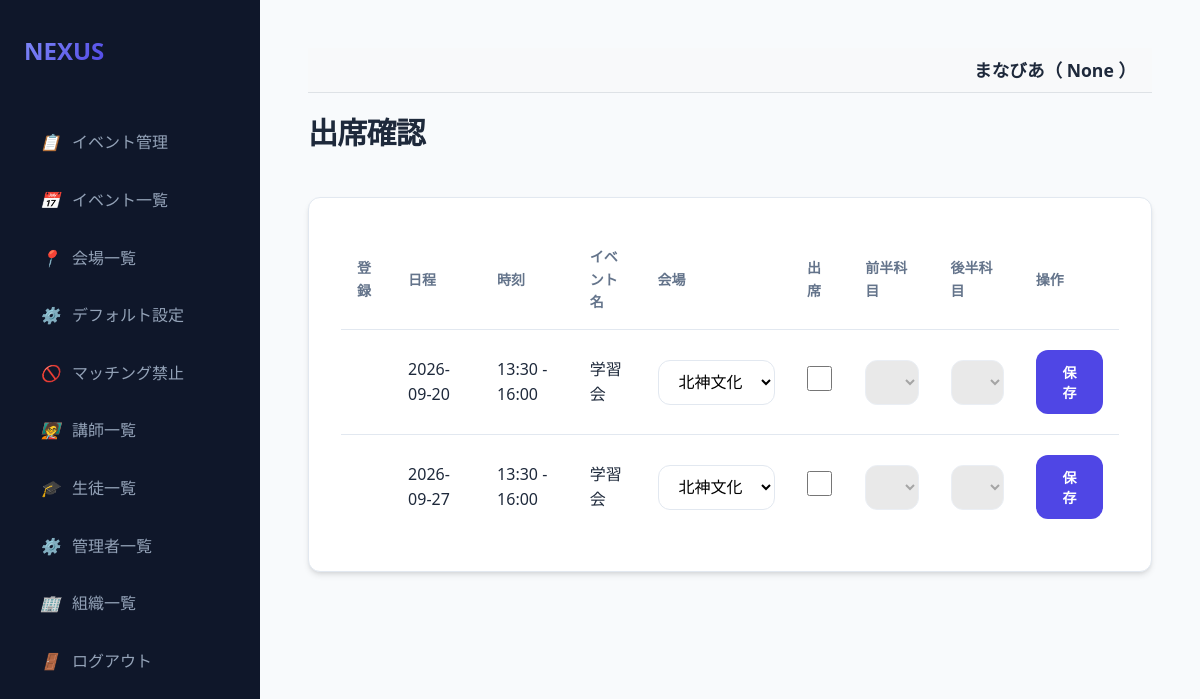
Before: /student/dashboard (signed in) with the older database file.
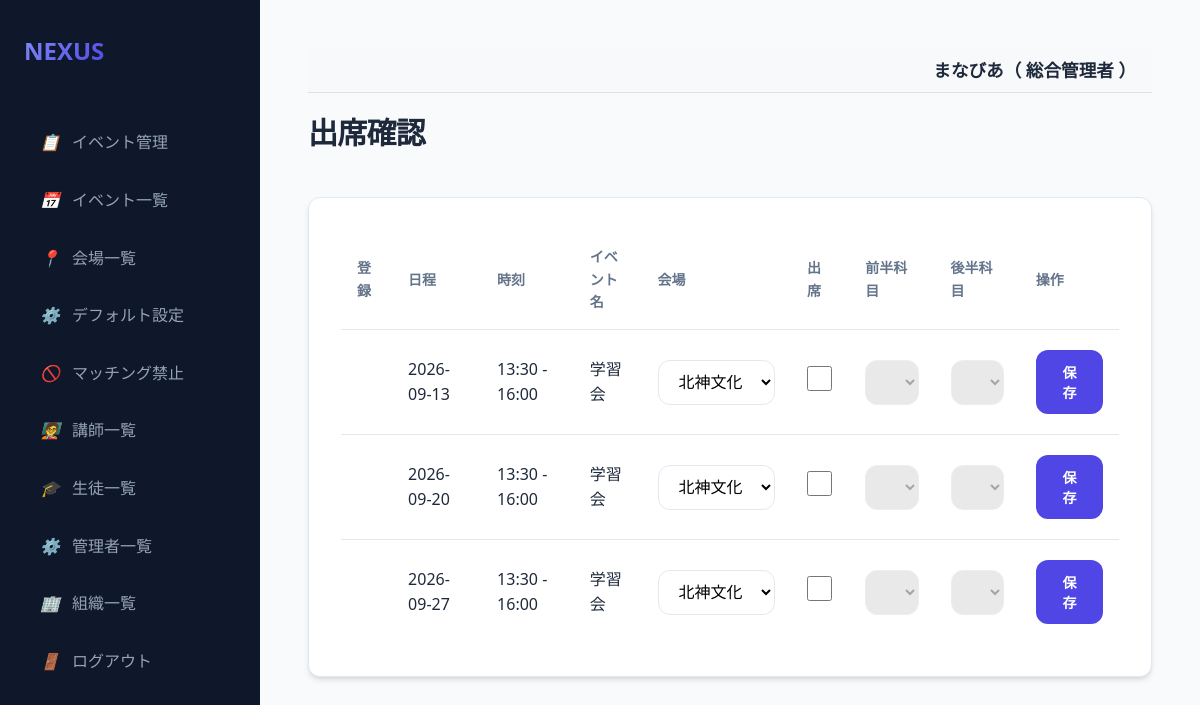
After: the same page with the newer database file.
### models.py (models this page shows, shortened)
class User(db.Model):
    id = db.Column(db.Integer, primary_key=True)
    username = db.Column(db.String(50), unique=True, nullable=False)
    name = db.Column(db.String(50), nullable=True)
    password_hash = db.Column(db.String(128), nullable=False)
    is_admin = db.Column(db.Boolean, default=False)
    is_super_admin = db.Column(db.Boolean, default=False)
    is_org_admin = db.Column(db.Boolean, default=False)
    organization_id = db.Column(db.Integer, db.ForeignKey('organization.id'), nullable=True)
    organization = db.relationship('Organization', backref='users')
    teacher_record = db.relationship('Teacher', back_populates='user', uselist=False)
    student_record = db.relationship('Student', back_populates='user', uselist=False)

class Event(db.Model):
    id = db.Column(db.Integer, primary_key=True)
    date = db.Column(db.DateTime, nullable=False)
    name = db.Column(db.String(100), nullable=False)
    organization_id = db.Column(db.Integer, db.ForeignKey('organization.id'), nullable=False)
    organization = db.relationship('Organization')
    venues = db.relationship('Venue', secondary=event_venue, backref='events')
    teacher_start = db.Column(db.String(5), nullable=False)
    teacher_end = db.Column(db.String(5), nullable=False)
    student_start = db.Column(db.String(5), nullable=False)
    student_end = db.Column(db.String(5), nullable=False)
    publish_to = db.Column(db.String(20), default='両方')
    status = db.Column(db.String(20), default='公開前')

### app.py (the view)
@app.route('/student/dashboard', methods=['GET'])
@login_required
def student_dashboard():
    user = User.query.get(session['user_id'])
    org_id = user.organization_id
    events = Event.query.filter(Event.organization_id == org_id,
                                Event.status.in_(['実施前', '実施']),
                                Event.publish_to.in_(['両方', '生徒'])).order_by(Event.date).all()
    venues = Venue.query.filter_by(organization_id=org_id).all()
    all_attendances = {a.event_id: a for a in EventAttendance.query.filter_by(user_id=session['user_id']).all()}
    return render_template('student_dashboard.html', events=events, venues=venues, all_attendances=all_attendances)

### app.py (called while the page is built)
def login_required(f):
    @wraps(f)
    def decorated_function(*args, **kwargs):
        if 'user_id' not in session:
            return redirect(url_for('login'))
        return f(*args, **kwargs)
    return decorated_function

@app.context_processor
def inject_user():
    user = None
    if 'user_id' in session:
        user = User.query.get(session['user_id'])
    return dict(current_user=user)

### templates/student_dashboard.html (shortened to what this page needs)
{% extends "base.html" %}
{% block content %}
<div class="header">
    <h1>出席確認</h1>
</div>
<div class="card">
    <div class="table-container">
        <table>
            <thead>
                <tr>
                    <th>登録</th>
                    <th>日程</th>
                    <th>時刻</th>
                    <th>イベント名</th>
                    <th>会場</th>
                    <th>出席</th>
                    <th>前半科目</th>
                    <th>後半科目</th>
                    <th>操作</th>
                </tr>
            </thead>
            <tbody>
                {% for event in events %}
                {% set att = all_attendances.get(event.id) %}
                {% set is_study = (event.name == '学習会') %}
                <tr>
                    <td>
                    </td>
                    <td>{{ event.date.strftime('%Y-%m-%d') }}</td>
                    <td>{{ event.student_start }} - {{ event.student_end }}</td>
                    <td>{{ event.name }}</td>
                    <td>
                        {% if is_study %}
                        <select name="venue_id" id="venue_{{event.id}}" form="form_{{event.id}}" class="subject-input">
                            {% for venue in venues %}
                            <option value="{{ venue.id }}" {{ 'selected' if att and att.venue_id == venue.id }}>{{ venue.name }}</option>
                            {% endfor %}
                        </select>
                        {% else %}
                        -
                        {% endif %}
                    </td>
                    <td>
                        <input type="checkbox" name="attend" value="true" form="form_{{event.id}}" class="large-checkbox attend-checkbox" data-event-id="{{event.id}}"
                               {{ 'checked' if att and att.attend }}>
                    </td>
                    <td>
                        {% if is_study %}
                        <select name="subject1" id="sub1_{{event.id}}" form="form_{{event.id}}" class="subject-input" {{ 'disabled' if not (att and att.attend) }}>
                            {% for sub in ['数学', '英語', '国語', '理科', '社会', 'なし'] %}
                            <option value="{{sub}}" {{ 'selected' if (att.subject1 if att else 'なし') == sub }}>{{sub}}</option>
                            {% endfor %}
                        </select>
                        {% else %}
                        &nbsp;
                        {% endif %}
                    </td>
                    <td>
                        {% if is_study %}
                        <select name="subject2" id="sub2_{{event.id}}" form="form_{{event.id}}" class="subject-input" {{ 'disabled' if not (att and att.attend) }}>
                            {% for sub in ['数学', '英語', '国語', '理科', '社会', 'なし'] %}
                            <option value="{{sub}}" {{ 'selected' if (att.subject2 if att else 'なし') == sub }}>{{sub}}</option>
                            {% endfor %}
                        </select>
                        {% else %}
                        &nbsp;
                        {% endif %}
                    </td>
                    <td>
                        <button type="submit" form="form_{{event.id}}" class="btn btn-primary">保存</button>
                    </td>
                </tr>
                {% endfor %}
            </tbody>
        </table>
    </div>
</div>
{% endblock %}

### templates/base.html (shortened to what this page needs)
<!DOCTYPE html>
<html lang="ja">
<head>
    <link rel="stylesheet" href="{{ url_for('static', filename='style.css') }}">
</head>
<body>
<aside class="sidebar">
    <a href="/" class="logo">
        <span>NEXUS</span>
    </a>
    <nav class="nav-links">
        {% if current_user.is_admin %}
        <a href="/events" class="nav-item {{ 'active' if request.path == '/events' }}">
            <i>📋</i> イベント管理
        </a>
        <a href="/event/select" class="nav-item {{ 'active' if request.path == '/event/select' }}">
            <i>📅</i> イベント一覧
        </a>
        <a href="/venues" class="nav-item {{ 'active' if request.path == '/venues' }}">
            <i>📍</i> 会場一覧
        </a>
        <a href="/settings" class="nav-item {{ 'active' if request.path == '/settings' }}">
            <i>⚙️</i> デフォルト設定
        </a>
        <a href="/prohibited_matches" class="nav-item {{ 'active' if request.path == '/prohibited_matches' }}">
            <i>🚫</i> マッチング禁止
        </a>
        {% if session.get('selected_event_name', '')|trim == '学習会' and session.get('selected_event_status', '')|trim == '実施後' %}
        <a href="/evaluation/teacher" class="nav-item {{ 'active' if request.path == '/evaluation/teacher' }}">
            <i>🧑‍🏫</i> 講師による評価
        </a>
        <a href="/evaluation/student" class="nav-item {{ 'active' if request.path == '/evaluation/student' }}">
            <i>🎓</i> 生徒の感想
        </a>
        {% else %}
        <a href="/teachers" class="nav-item {{ 'active' if request.path == '/teachers' }}">
            <i>🧑‍🏫</i> 講師一覧
        </a>
        <a href="/students" class="nav-item {{ 'active' if request.path == '/students' }}">
            <i>🎓</i> 生徒一覧
        </a>
        {% endif %}
        {% if current_user.is_super_admin %}
        <a href="/users" class="nav-item {{ 'active' if request.path == '/users' }}">
            <i>⚙️</i> 管理者一覧
        </a>
        <a href="/organizations" class="nav-item {{ 'active' if request.path == '/organizations' }}">
            <i>🏢</i> 組織一覧
        </a>
        {% endif %}
        {% endif %}
        <a href="{{ url_for('logout') }}" class="nav-item">
            <i>🚪</i> ログアウト
        </a>
    </nav>
</aside>
<main class="main-content">
    {% if current_user %}
    <div style="background-color: #f8f9fa; padding: 0.5rem 1rem; margin-bottom: 1rem; border-bottom: 1px solid #dee2e6; text-align: right; font-size: 1.1rem; font-weight: bold;">
        {{ current_user.organization.name if current_user.organization else '組織なし' }}（
        {% if current_user.name %}
            {{ current_user.name }}
        {% elif current_user.teacher_record %}
            {{ current_user.teacher_record.name }}
        {% elif current_user.student_record %}
            {{ current_user.student_record.name }}
        {% else %}
            {{ current_user.username }}
        {% endif %}
        ）
    </div>
    {% endif %}
    {% block content %}{% endblock %}
</main>
</body>
</html>

Changed rows visible on the page:
changed User: name "None" → "総合管理者"
now on this page (row edited): Event: date "2026-09-13", student_start "13:30", student_end "16:00", name "学習会", subject1 "なし", subject2 "なし"
